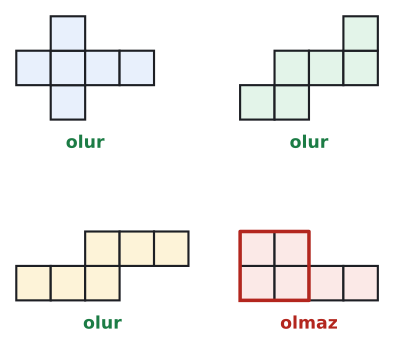

Write Python code to recreate this figure.
import sys; sys.path.insert(0, "tools")
from cizim import *

# Eğik izdüşüm: genişlik (x) ve yükseklik (z) gerçek ölçüde, derinlik (y) yarıya kısaltılmış ve 40° eğik.
KD, TETA = 0.5, np.radians(40)
CX, SY = KD * np.cos(TETA), KD * np.sin(TETA)
GOZ = np.array([CX, -1.0, SY])  # bakan göze doğru yön

def P(p):
    x, y, z = p
    return np.array([x + CX * y, z + SY * y])

def prizma(ax, taban, v, renkler=None, lw=2.0):
    """taban: dışbükey çokgenin 3B köşeleri, v: öteleme vektörü (yanal ayrıt). Görünmeyen ayrıtlar kesikli."""
    taban = [np.array(t, float) for t in taban]; v = np.array(v, float); n = len(taban)
    ust = [t + v for t in taban]; merkez = sum(taban) / n + v / 2
    yuzler = [list(range(n)), list(range(n, 2 * n))] + [[i, (i + 1) % n, n + (i + 1) % n, n + i] for i in range(n)]
    kose = taban + ust; gorunur = []
    for y in yuzler:
        a, b, c = kose[y[0]], kose[y[1]], kose[y[2]]
        nor = np.cross(b - a, c - a)
        if np.dot(nor, sum(kose[i] for i in y) / len(y) - merkez) < 0: nor = -nor
        gorunur.append(np.dot(nor, GOZ) > 1e-9)
    renkler = renkler or {}
    for k, y in enumerate(yuzler):
        if k in renkler and gorunur[k]:
            ax.add_patch(patches.Polygon([P(kose[i]) for i in y], closed=True, facecolor=renkler[k], edgecolor="none", zorder=1))
    kenarlar = {}
    for k, y in enumerate(yuzler):
        for j in range(len(y)):
            e = tuple(sorted((y[j], y[(j + 1) % len(y)])))
            kenarlar[e] = kenarlar.get(e, False) or gorunur[k]
    for (i, j), g in kenarlar.items():
        a, b = P(kose[i]), P(kose[j])
        if g: ax.plot([a[0], b[0]], [a[1], b[1]], color=YAZI, lw=lw, zorder=4, solid_capstyle="round")
        else: ax.plot([a[0], b[0]], [a[1], b[1]], color=SOLUK, lw=1.3, ls=(0, (4, 3)), zorder=2)
    return kose

def cizgi(ax, p, q, renk=KIRMIZI, lw=2.4, ls="-", z=5):
    a, b = P(p), P(q); ax.plot([a[0], b[0]], [a[1], b[1]], color=renk, lw=lw, ls=ls, zorder=z)

def yaz(ax, p, s, dx=0.0, dy=0.0, renk=YAZI, boy=13, **kw):
    q = P(p); ax.text(q[0] + dx, q[1] + dy, s, ha=kw.pop("ha", "center"), va=kw.pop("va", "center"), color=renk, fontsize=boy, zorder=7, **kw)

def dik(ax, k, u, w, r=0.4, renk=YAZI):
    k, u, w = np.array(k, float), np.array(u, float), np.array(w, float)
    u = u / np.linalg.norm(u); w = w / np.linalg.norm(w)
    pts = [P(k + r * u), P(k + r * u + r * w), P(k + r * w)]
    ax.plot([p[0] for p in pts], [p[1] for p in pts], color=renk, lw=1.3, zorder=6)


def acinim(ax, hucreler, x0=0.0, y0=0.0, s=1.0, renk=MAVI_ACIK, yazi=None, boy=15):
    """hucreler: (sütun, satır) listesi; yazi: {(sütun, satır): (metin, dolgu)}"""
    yazi = yazi or {}
    for c in hucreler:
        dolgu = yazi.get(c, (None, renk))[1]
        ax.add_patch(patches.Rectangle((x0 + c[0] * s, y0 + c[1] * s), s, s, facecolor=dolgu, edgecolor=YAZI, lw=1.6))
        if c in yazi and yazi[c][0]:
            ax.text(x0 + (c[0] + 0.5) * s, y0 + (c[1] + 0.5) * s, yazi[c][0], ha="center", va="center", fontsize=boy, color=YAZI)

# Üç geçerli açınım ve bir geçersiz açınım (2 × 2 blok içeriyor)
fig, ax = sekil(6.0, 4.6)
ag = [
    ([(1, 0), (0, 1), (1, 1), (2, 1), (3, 1), (1, 2)], 0.0, 4.2, MAVI_ACIK, "olur"),
    ([(0, 0), (1, 0), (1, 1), (2, 1), (3, 1), (3, 2)], 5.2, 4.2, YESIL_ACIK, "olur"),
    ([(0, 0), (1, 0), (2, 0), (2, 1), (3, 1), (4, 1)], 0.0, 0.0, SARI_ACIK, "olur"),
    ([(0, 0), (1, 0), (2, 0), (3, 0), (0, 1), (1, 1)], 5.2, 0.0, KIRMIZI_ACIK, "olmaz"),
]
for h, x0, y0, r, s in ag:
    acinim(ax, h, x0, y0, 0.8, r)
    gx = x0 + 0.8 * (max(c[0] for c in h) + 1) / 2
    ax.text(gx, y0 - 0.35, s, ha="center", va="top", fontsize=13, color=KIRMIZI if s == "olmaz" else YESIL, fontweight="bold")
ax.plot([5.2, 6.8, 6.8, 5.2, 5.2], [0, 0, 1.6, 1.6, 0], color=KIRMIZI, lw=2.6)
ax.set_xlim(-0.2, 9.0); ax.set_ylim(-1.1, 6.8)
ax.set_aspect("equal"); ax.axis("off")
kaydet(fig, __file__)
